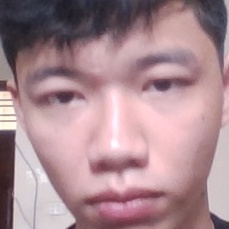
#> input picture data_face/User.100.1.jpg, 229 x 229 px; its folder holds 4 pictures in this run
$ python training.py
#> lines starting #> are read from the running program, lines starting #| are printed output that depends on the picture
import os
import cv2
import numpy as np
from PIL import Image
import pyttsx3

bot = pyttsx3.init()
voice = bot.getProperty('voices')
bot.setProperty('voice',voice[1].id) # chon giong nu
def speak(audio):
    print('BOT : ')
    print(audio)
    bot.say(audio)
    bot.runAndWait()
speak("Start Training !")
recognizer = cv2.face.LBPHFaceRecognizer_create()
path = 'data_face'

def getImagesWithID(path):
#> called with path = 'data_face'
    imagePaths=[os.path.join(path, f) for f in os.listdir(path)]
    faces=[]
    IDs=[]
    for imagePath in imagePaths:
        faceImg = Image.open(imagePath).convert('L')
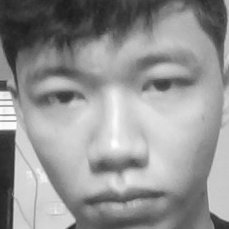
#> faceImg: PIL image 229x229 L; min 28, max 254, mean 147.6
        faceNp = np.array(faceImg, 'uint8')
        ID=int(os.path.split(imagePath)[-1].split('.')[1])
        faces.append(faceNp)
        IDs.append(ID)
        #cv2.imshow('training', faceNp)
        cv2.waitKey(10)
#> pass 2 of the loop in getImagesWithID, `for imagePath in imagePaths:`:
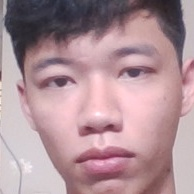
#> input picture data_face/User.100.100.jpg, 194 x 194 px
#> in getImagesWithID, `faceImg = Image.open(imagePath).convert('L')`:
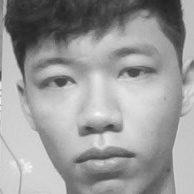
#> faceImg: PIL image 194x194 L; min 33, max 247, mean 154.6
#> pass 3 of the loop in getImagesWithID, `for imagePath in imagePaths:`:
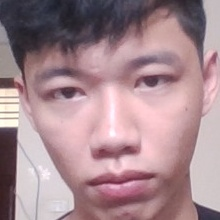
#> input picture data_face/User.100.12.jpg, 220 x 220 px
#> in getImagesWithID, `faceImg = Image.open(imagePath).convert('L')`:
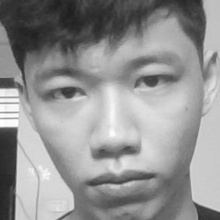
#> faceImg: PIL image 220x220 L; min 29, max 254, mean 146.3
#> the loop made 4 passes; the first 3 are shown
    return np.array(IDs), faces

Ids, faces = getImagesWithID(path)
recognizer.train(faces, Ids)

if not os.path.exists('trainer'):
    os.makedirs('trainer')

recognizer.save('trainer/huanluyen.yml')
cv2.destroyAllWindows()
print("Trained!")
speak("Trained! Ready to recognize")
